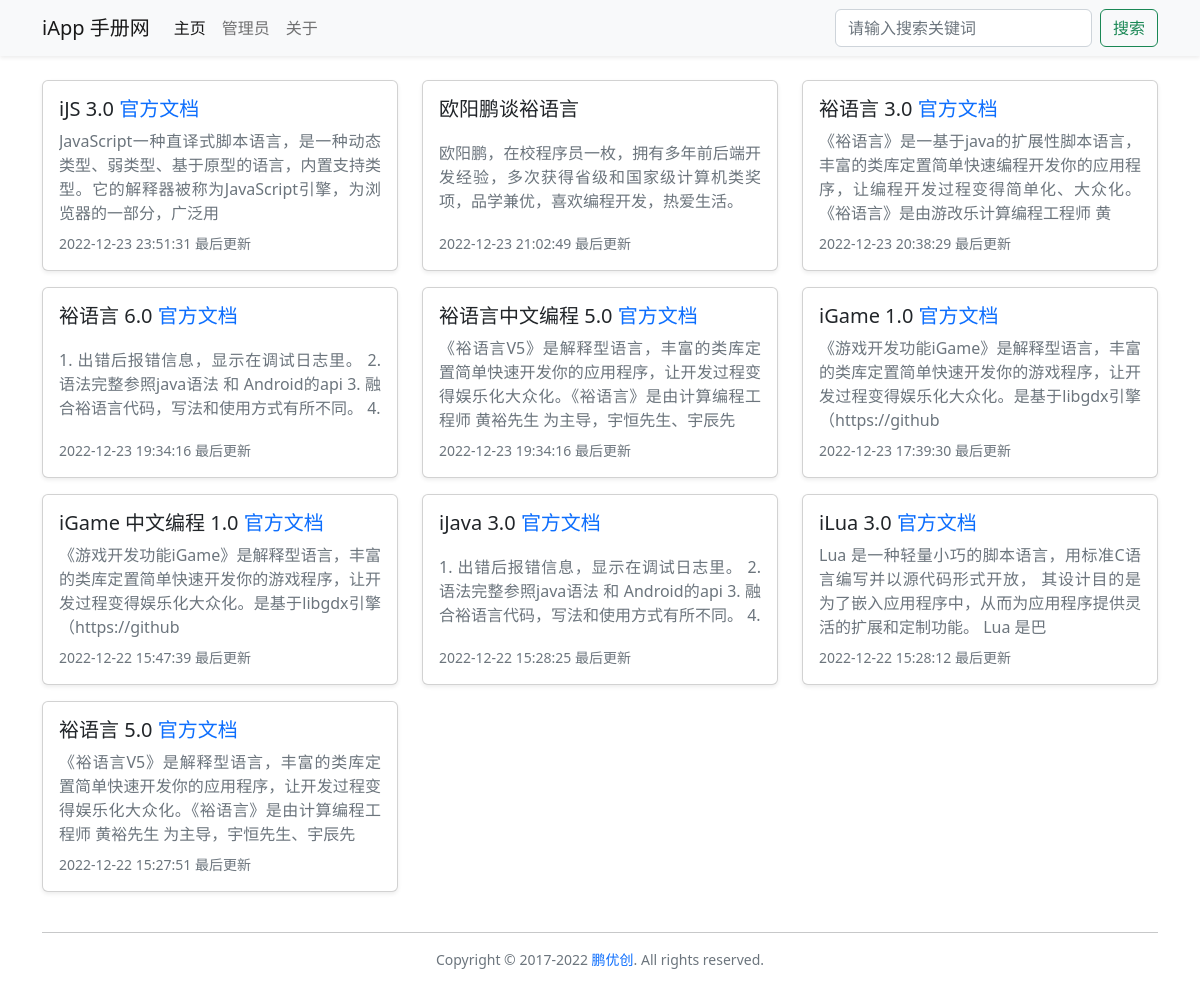
The page / on the database its author committed.
### tables this page shows
CREATE TABLE `iapp_doc_book` (
  `id` int NOT NULL AUTO_INCREMENT COMMENT '手册ID',
  `create_time` datetime NOT NULL DEFAULT CURRENT_TIMESTAMP COMMENT '上传时间',
  `intro` varchar(500) NOT NULL COMMENT '手册介绍',
  `title` varchar(255) NOT NULL COMMENT '手册标题',
  `update_time` datetime NOT NULL DEFAULT CURRENT_TIMESTAMP COMMENT '最后更新时间',
  PRIMARY KEY (`id`) USING BTREE
);

### include/public_fun.php (called while the page is built, shortened)
<?php
class Public_fun
{
    public int $book_id;
    public function get_book_url(int ...$book_id)
    {
        $book_id = $book_id ? $book_id[0] : $this->book_id;
        $book_url = 'book.php?book_id=' . $book_id;
        $book_url_static = 'book_' . $book_id . '.html';
        return Config::$url_static ? $book_url_static : $book_url;
    }
}

### index.php (the view, shortened to what this page needs)
<?php
require('./include/config.php');
require('./include/public_fun.php');
class Index extends Public_fun
{
    public function __construct()
    {
        $this->get_book_list();
    }
    public function get_book_list()
    {
        $table = Config::$table['book'];
        $sql = "SELECT * FROM `$table` ORDER BY UNIX_TIMESTAMP(`update_time`) DESC, `id`";
        $result = mysqli_query(Init::$conn, $sql);
        $list = mysqli_fetch_all($result, MYSQLI_ASSOC);
        $this->book_list = $list;
    }
}
$index = new Index();
?>
<!DOCTYPE html>
<html lang="zh-CN">
<head>
    <?php require('./include/head.php') ?>
</head>
<body>
    <?php require('./include/nav.php') ?>
    <div class="container">
        <div class="row mb-3">
            <?php
            foreach ($index->book_list as $book_info) {
                echo '
            <div class="col-xxl-3 col-xl-4 col-lg-4 col-md-6 mb-3">
                <a title="' . strip_tags($book_info['title']) . '"
                    class="justify-content-between card card-body shadow-sm h-100"
                    href="' . $index->get_book_url($book_info['id']) . '" role="button">
                    <div class="h5 text-truncate">' . $book_info['title'] . '</div>
                    <div class="mb-2 limit-line-4 text-muted text-justify">'
                    . strip_tags(mb_substr($book_info['intro'], 0, 80)) . '</div>
                    <div class="text-muted small">' . $book_info['update_time'] . ' 最后更新</div>
                </a>
            </div>';
            }
            ?>
        </div>
    </div>
    <?php require('./include/footer.php') ?>
</body>
</html>

### include/head.php (style rules this page uses)
.limit-line-4 { overflow: hidden; display: -webkit-box; -webkit-line-clamp: 4; -webkit-box-orient: vertical; }
.text-justify { text-align: justify; }
a { text-decoration: none; }

### rows shown on the page
iapp_doc_book: title "iJS 3.0 官方文档", intro "JavaScript一种直译式脚本语言，是一种动态类型、弱类型、基于原型的语言，内置支持类型。它的解释器被称为JavaScript引擎，为浏览器的一部分，广泛用", update_time "2022-12-23 23:51:31"
iapp_doc_book: title "欧阳鹏谈裕语言", intro "欧阳鹏，在校程序员一枚，拥有多年前后端开发经验，多次获得省级和国家级计算机类奖项，品学兼优，喜欢编程开发，热爱生活。", update_time "2022-12-23 21:02:49"
iapp_doc_book: title "裕语言 3.0 官方文档", intro "《裕语言》是一基于java的扩展性脚本语言，丰富的类库定置简单快速编程开发你的应用程序，让编程开发过程变得简单化、大众化。《裕语言》是由游改乐计算编程工程师 黄", update_time "2022-12-23 20:38:29"
iapp_doc_book: title "裕语言 6.0 官方文档", intro "1. 出错后报错信息，显示在调试日志里。 2. 语法完整参照java语法 和 Android的api 3. 融合裕语言代码，写法和使用方式有所不同。 4.", update_time "2022-12-23 19:34:16"
iapp_doc_book: title "裕语言中文编程 5.0 官方文档", intro "《裕语言V5》是解释型语言，丰富的类库定置简单快速开发你的应用程序，让开发过程变得娱乐化大众化。《裕语言》是由计算编程工程师 黄裕先生 为主导，宇恒先生、宇辰先", update_time "2022-12-23 19:34:16"
iapp_doc_book: title "iGame 1.0 官方文档", intro "《游戏开发功能iGame》是解释型语言，丰富的类库定置简单快速开发你的游戏程序，让开发过程变得娱乐化大众化。是基于libgdx引擎（https://github", update_time "2022-12-23 17:39:30"
iapp_doc_book: title "iGame 中文编程 1.0 官方文档", intro "《游戏开发功能iGame》是解释型语言，丰富的类库定置简单快速开发你的游戏程序，让开发过程变得娱乐化大众化。是基于libgdx引擎（https://github", update_time "2022-12-22 15:47:39"
iapp_doc_book: title "iJava 3.0 官方文档", intro "1. 出错后报错信息，显示在调试日志里。 2. 语法完整参照java语法 和 Android的api 3. 融合裕语言代码，写法和使用方式有所不同。 4.", update_time "2022-12-22 15:28:25"
iapp_doc_book: title "iLua 3.0 官方文档", intro "Lua 是一种轻量小巧的脚本语言，用标准C语言编写并以源代码形式开放， 其设计目的是为了嵌入应用程序中，从而为应用程序提供灵活的扩展和定制功能。 Lua 是巴", update_time "2022-12-22 15:28:12"
iapp_doc_book: title "裕语言 5.0 官方文档", intro "《裕语言V5》是解释型语言，丰富的类库定置简单快速开发你的应用程序，让开发过程变得娱乐化大众化。《裕语言》是由计算编程工程师 黄裕先生 为主导，宇恒先生、宇辰先", update_time "2022-12-22 15:27:51"

### other values the page prints
Config::$site_title "iApp 手册网"
